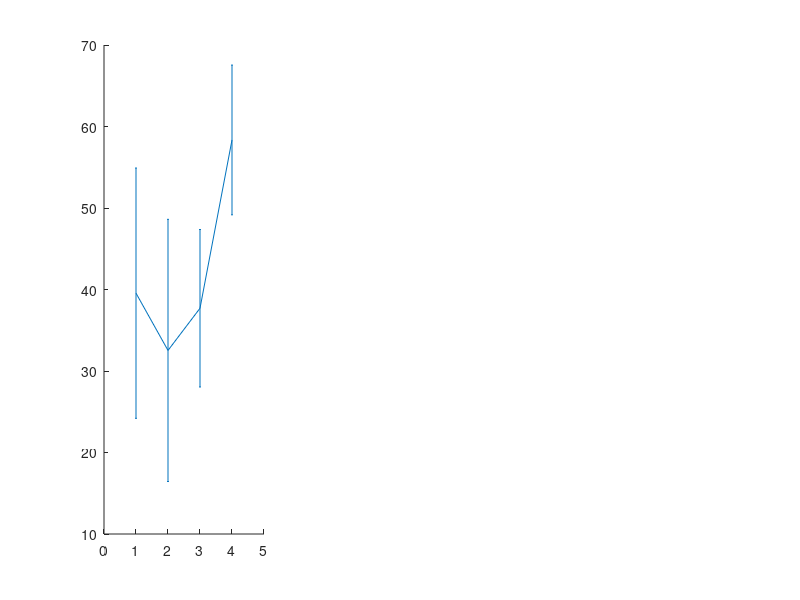

MATLAB code for this plot: (Note: this script raises an error after producing the figure.)
clc;

% colors for each stage
r=.9*[1 .4 .4 ]; 
s=[.4 .4 1]; 
i=[.2 1 1]; 
w=[.9 .9 .3];
%bar plot for the incongruence
figure('position',[300 700 800 200])
% SWS
subplot(1,3,1) 
x=1:4; % for 4 recording sites
y = [0.3955	0.32525	0.377	0.5835];
err = [0.307090052	0.321685535	0.193210378	0.183709553]/2; % division by 2 for ste
errorbar(x, y*100, err*100, '-','MarkerSize', 10,...
    'MarkerEdgeColor',s,'MarkerFaceColor',s,'linestyle','none','color','k'); hold on
bar(x,y*100,'FaceColor',s);
plot(1,100* 0.71,'kx','MarkerSize',10);
plot(1,100* 0.079,'ko','MarkerSize',10);
plot(1,100* 0.103,'k+','MarkerSize',10);
plot(1,100* 0.69,'kd','MarkerSize',8);

plot(2,100* 0.721,'kx','MarkerSize',10);
plot(2,100* 0.079,'ko','MarkerSize',10);
plot(2,100* 0.048,'k+','MarkerSize',10);
plot(2,100* 0.453,'kd','MarkerSize',8);

plot(3,100* 0.336,'kx','MarkerSize',10);
plot(3,100* 0.255,'ko','MarkerSize',10);
plot(3,100* 0.54,'kd','MarkerSize',8);

plot(4,100* 0.426,'kx','MarkerSize',10);
plot(4,100* 0.802,'ko','MarkerSize',10);
plot(4,100* 0.39,'k+','MarkerSize',10);
plot(4,100* 0.716,'kd','MarkerSize',8);



xlim([.3 4.7]);
ylim([0 80.21])
box off
xticks([1 2 3 4])
xticklabels({'R front EEG','R caudal EEG','L caudal EEG','DVR'})
xtickangle(-30)
title('SWS')
ylabel('Congruence (%)')

% IS
subplot(1,3,2) 
x=1:4; % for 4 recording sites
y = [0.596	0.45025	0.2905	0.2324];
err = [0.130263835	0.280225356	0.164409043	0.038051702]/2;
errorbar(x, y*100, err*100, '-','MarkerSize', 10,...
    'MarkerEdgeColor',i,'MarkerFaceColor',i,'linestyle','none','color','k'); hold on
bar(x,y*100,'FaceColor',i);

plot(1,100* 0.41,'kx','MarkerSize',10);
plot(1,100* 0.659,'ko','MarkerSize',10);
plot(1,100* 0.613,'k+','MarkerSize',10);
plot(1,100* 0.71,'kd','MarkerSize',8);

plot(2,100* 0.401,'kx','MarkerSize',10);
plot(2,100* 0.499,'ko','MarkerSize',10);
plot(2,100* 0.798,'k+','MarkerSize',10);
plot(2,100* 0.113,'kd','MarkerSize',8);

plot(3,100* 0.336,'kx','MarkerSize',10);
plot(3,100* 0.455,'ko','MarkerSize',10);
plot(3,100* 0.11,'kd','MarkerSize',8);

plot(4,100* 0.236,'kx','MarkerSize',10);
plot(4,100* 0.212,'ko','MarkerSize',10);
plot(4,100* 0.25,'k+','MarkerSize',10);
plot(4,100* 0.23,'kd','MarkerSize',8);

xlim([.3 4.7])
box off
xticks([1 2 3 4])
xticklabels({'R front EEG','R caudal EEG','L caudal EEG','DVR'})
xtickangle(-30)
ylim([0 80])
title('IS')
yticklabels([])

% REM
subplot(1,3,3) 
x=1:4; % for 4 recording sites
y = [0.3784	0.43675	0.58475	0.40887];

err = [0.205725059	0.278947277	0.137101848	0.186995187]/2;
errorbar(x, y*100, err*100, '-','MarkerSize', 10,...
    'MarkerEdgeColor',r,'MarkerFaceColor',r,'linestyle','none','color','k'); hold on
bar(x,y*100,'FaceColor',r);

plot(1,100* 0.59,'kx','MarkerSize',10);
plot(1,100* 0.14,'ko','MarkerSize',10);
plot(1,100* 0.233,'k+','MarkerSize',10);
plot(1,100* 0.59,'kd','MarkerSize',8);

plot(2,100* 0.581,'kx','MarkerSize',10);
plot(2,100* 0.319,'ko','MarkerSize',10);
plot(2,100* 0.118,'k+','MarkerSize',10);
plot(2,100* 0.743,'kd','MarkerSize',8);

plot(3,100* 0.456,'kx','MarkerSize',10);
plot(3,100* 0.575,'ko','MarkerSize',10);
plot(3,100* 0.72,'kd','MarkerSize',8);

plot(4,100* 0.596,'kx','MarkerSize',10);
plot(4,100* 0.272,'ko','MarkerSize',10);
plot(4,100* 0.36,'k+','MarkerSize',10);
plot(4,100* 0.39,'kd','MarkerSize',8);

xlim([.3 4.7])
box off
xticks([1 2 3 4])
xticklabels({'R front EEG','R caudal EEG','L caudal EEG','DVR'})
xtickangle(-30)
ylim([0 80])
title('REM')
yticklabels([])

% statistics
% mean and sd of congruence at each sleep stage

cong_SWS=[0.71	0.721	0.336	0.426   0.079	0.079	0.255	0.802 ...
			0.103	0.048		0.39    0.69	0.453	0.54	0.716 ];
cong_IS=[0.41	0.407	0.336	0.223   0.651	0.493	0.456	0.223 ...
			0.613	0.791		0.24    0.71	0.11	0.11	0.2436];
    cong_REM=[0.59	0.582	0.454	0.59    0.14	0.312	0.575	0.27 ...
			0.232	0.113		0.36    0.59	0.74	0.72	0.394];

mean_cong_SWS=mean(cong_SWS)
sd_cong_SWS=std(cong_SWS)

mean_cong_IS=mean(cong_IS)
sd_cong_IS=std(cong_IS)

mean_cong_REM=mean(cong_REM)
sd_cong_REM=std(cong_REM)

% anova2 test to see if there is a diff in congrunce across stages
congs=[cong_SWS cong_IS cong_REM];
stages=[ones(size(cong_SWS)) 2*ones(size(cong_IS)) 3*ones(size(cong_REM))]; % 1:SWS, 2:IS, 3: REM
locations=[1 1 1 1  2 2 2 2 3 3 3  4 4 4 4  ... % 1: r_1, 2: r_p, 3: l_p, 4: DVR
    1 1 1 1 2 2 2 2 3 3 3  4 4 4 4  ...
    1 1 1 1  2 2 2 2 3 3 3  4 4 4 4 ];
[p,~,~] = anovan(congs,{stages,locations})










